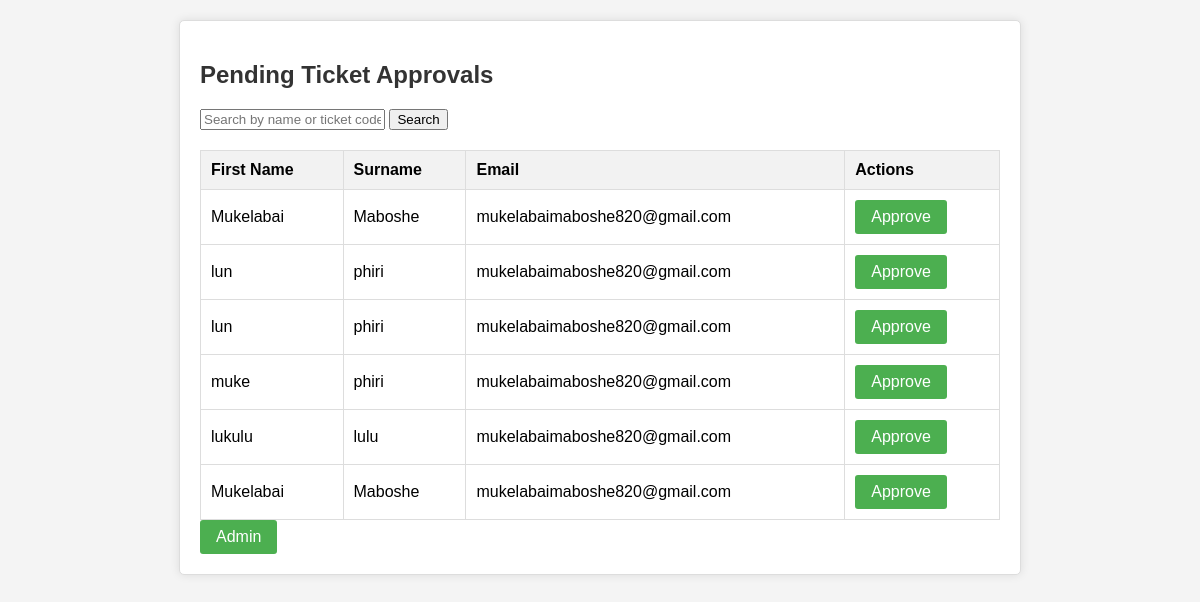
/admin_dashboard/, run on the app's committed database.
### mysite/models.py (models this page shows, shortened)
class Tickets(models.Model):
    first_name = models.CharField(max_length=100)
    surname = models.CharField(max_length=100)
    ticket = models.IntegerField()
    total_cost = models.DecimalField(max_digits=10, decimal_places=2, null=True, blank=True)
    number = models.CharField(max_length=20, null=True)
    email = models.EmailField()
    nrc = models.CharField(max_length=100)
    ref_code = models.CharField(max_length=100)
    ticket_code = models.CharField(max_length=20, default="", blank=True)
    ticket_number = models.CharField(max_length=20, unique=True, blank=True, null=True)
    is_approved = models.BooleanField(default=False)

### mysite/views.py (the view)
# urls.py: path('admin_dashboard/', admin_dashboard, name='admin_dashboard'),
def admin_dashboard(request):
    print("Admin dashboard view called!")
    search_query = request.GET.get('q', '')
    if search_query:
        pending_appointments = Tickets.objects.filter(
            Q(first_name__icontains=search_query) |
            Q(surname__icontains=search_query) |
            Q(ticket_code__icontains=search_query),
            is_approved=False
        )
    else:
        pending_appointments = Tickets.objects.filter(is_approved=False)
    return render(request, 'admin.html', {'pending_appointments': pending_appointments, 'search_query': search_query})

### mysite/templates/admin.html (shortened to what this page needs)
<!DOCTYPE html>
<html lang="en">
  <head>
  </head>
  <body>
    <div class="admin-dashboard">
      <h2>Pending Ticket Approvals</h2>
      <form method="GET" action="{% url 'admin_dashboard' %}">
        <input
          type="text"
          name="search"
          placeholder="Search by name or ticket code"
        />
        <button type="submit">Search</button>
      </form>
      {% if pending_appointments %}
      <table>
        <thead>
          <tr>
            <th>First Name</th>
            <th>Surname</th>
            <th>Email</th>
            <th>Actions</th>
          </tr>
        </thead>
        <tbody>
          {% for appointment in pending_appointments %}
          <tr>
            <td>{{ appointment.first_name }}</td>
            <td>{{ appointment.surname }}</td>
            <td>{{ appointment.email }}</td>
            <td>
              <a href="{% url 'approve_appointment' appointment.id %}"
                >Approve</a
              >
            </td>
          </tr>
          {% endfor %}
        </tbody>
      </table>
      {% else %}
      <p>No pending appointments.</p>
      {% endif %}
      <a href="{% url 'admin:index' %}">Admin</a>
    </div>
  </body>
</html>

### mysite/templates/admin.html (style rules this page uses)
body { font-family: Arial, sans-serif; background-color: #f4f4f4; margin: 0; padding: 0; }
.admin-dashboard { max-width: 800px; margin: 20px auto; padding: 20px; background-color: #fff; border: 1px solid #ddd; border-radius: 5px; box-shadow: 0 0 10px rgba(0, 0, 0, 0.1); }
h2 { color: #333; }
table { width: 100%; border-collapse: collapse; margin-top: 20px; }
th, td { border: 1px solid #ddd; padding: 10px; text-align: left; }
th { background-color: #f2f2f2; }
a { display: inline-block; padding: 8px 16px; text-decoration: none; background-color: #4caf50; color: #fff; border-radius: 3px; transition: background-color 0.3s; }

### data on the page
Tickets: first_name "Mukelabai", surname "Maboshe", email "mukelabaimaboshe820@gmail.com"
Tickets: first_name "lun", surname "phiri", email "mukelabaimaboshe820@gmail.com"
Tickets: first_name "lun", surname "phiri", email "mukelabaimaboshe820@gmail.com"
Tickets: first_name "muke", surname "phiri", email "mukelabaimaboshe820@gmail.com"
Tickets: first_name "lukulu", surname "lulu", email "mukelabaimaboshe820@gmail.com"
Tickets: first_name "Mukelabai", surname "Maboshe", email "mukelabaimaboshe820@gmail.com"
